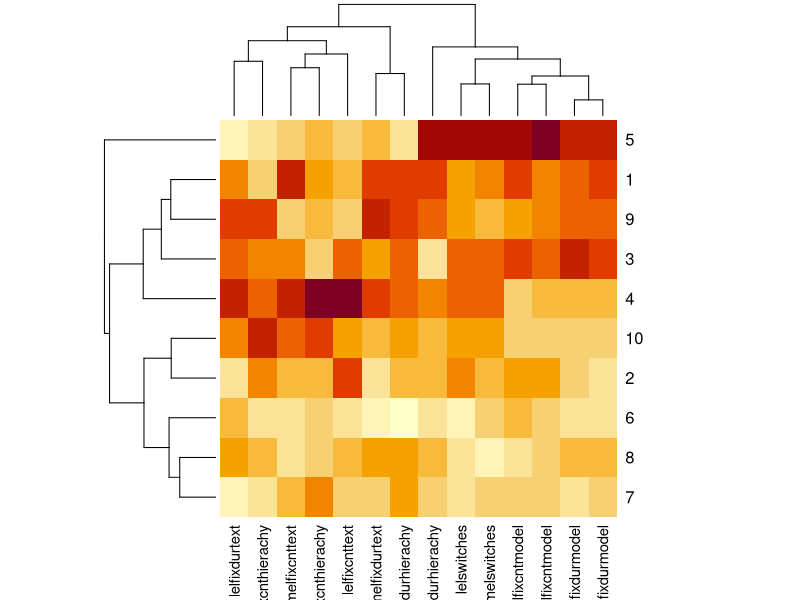
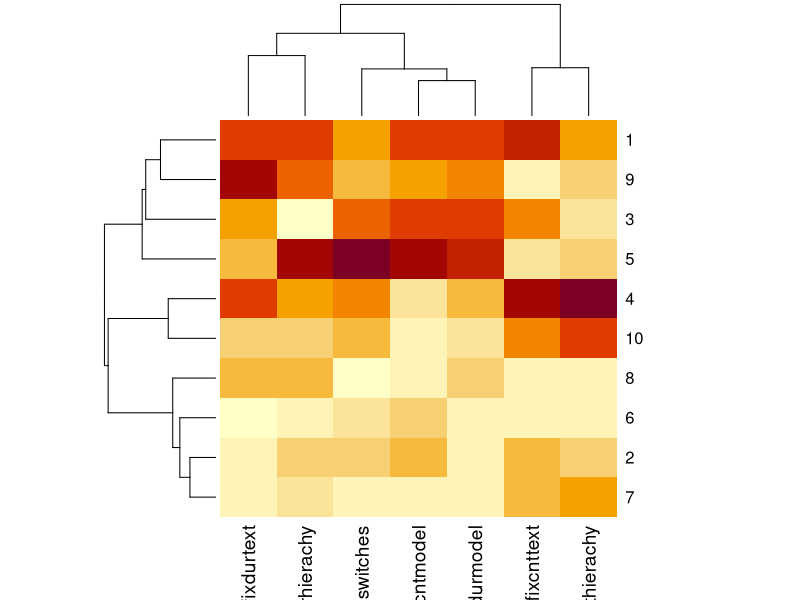
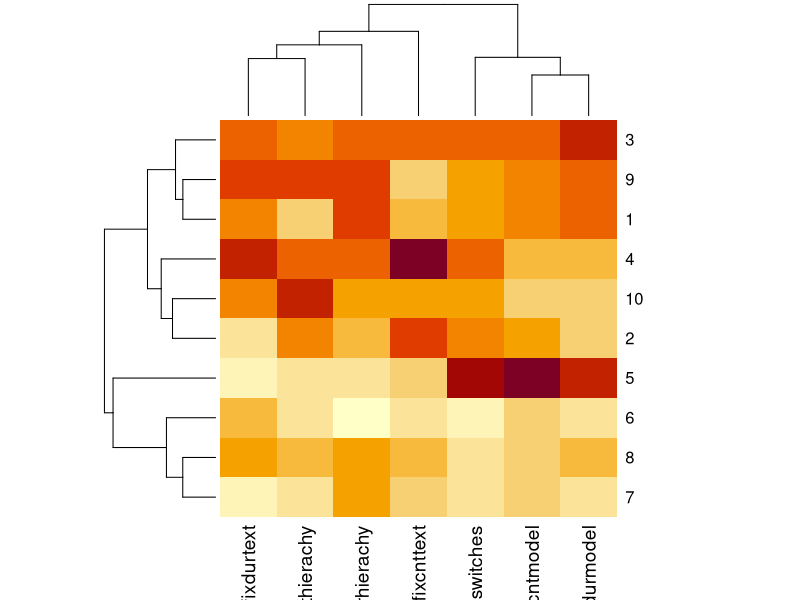
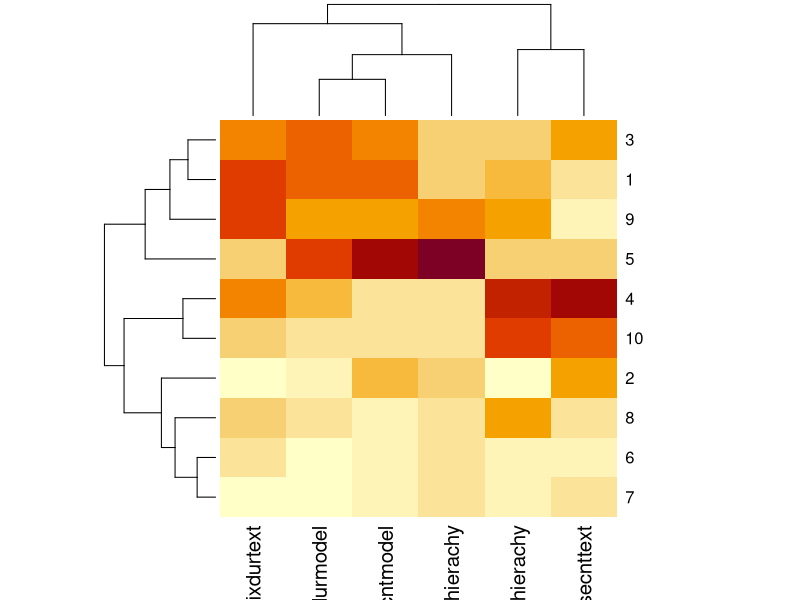
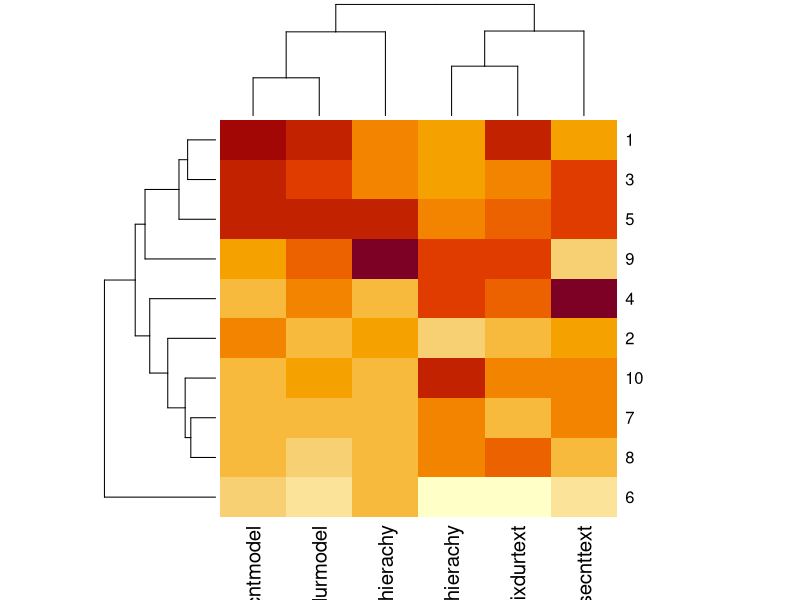
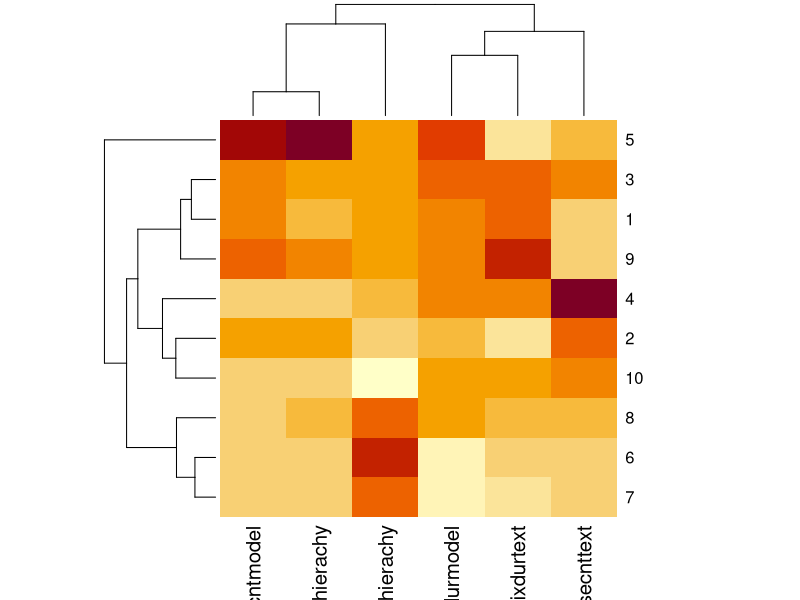
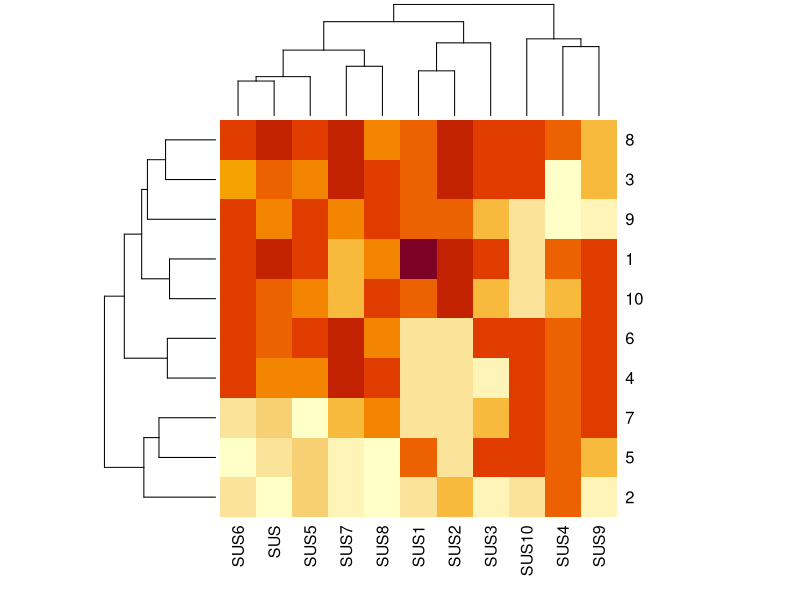
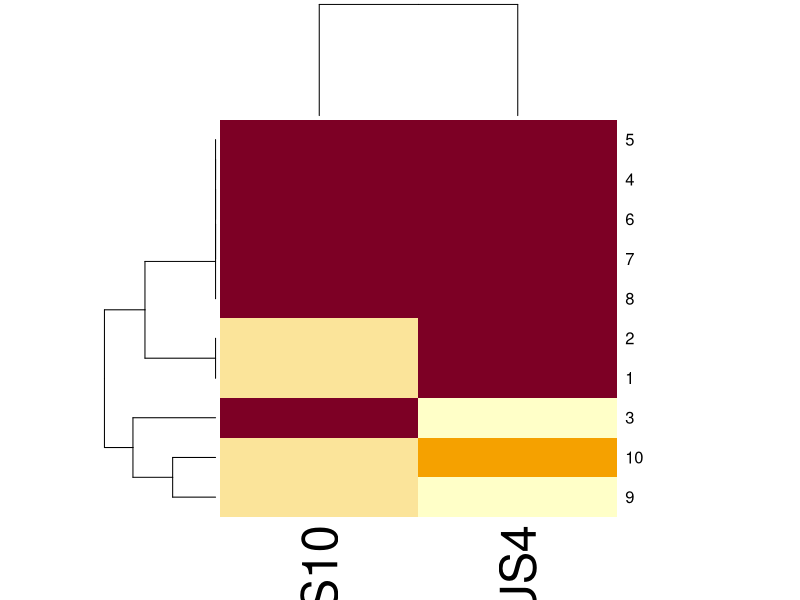

Write R code to recreate these figures, in order.
## ---- chunk 1
library(dplyr)
userdata <- read.csv("OSSStudy5.csv", header=T)
userdata
## ---- chunk 2
df <- scale(select(userdata, matches('melfix|lelfix|switches'), -matches('task')))
colnames(df)
hc <- hclust(dist(df))
groups <- cutree(hc,k =3)
groups <- cbind(userdata$ID, groups)
print(g1 <- groups[groups[,2] == 1,1])
print(g2 <- groups[groups[,2] == 2,1])
h <- heatmap(df, distfun = dist, hclustfun = hclust, scale="none")
## ---- chunk 3
df <- scale(select(userdata, matches('melfix|melswitches'), -matches('task')))
colnames(df)
hc <- hclust(dist(df))
groups <- cutree(hc,k =3)
groups <- cbind(userdata$ID, groups)
print(g1 <- groups[groups[,2] == 1,1])
print(g2 <- groups[groups[,2] == 2,1])
h <- heatmap(df, distfun = dist, hclustfun = hclust, scale="none")
## ---- chunk 4
df <- scale(select(userdata, matches('lelfix|lelswitches'), -matches('task')))
colnames(df)
hc <- hclust(dist(df))
groups <- cutree(hc,k =2)
groups <- cbind(userdata$ID, groups)
print(g1 <- groups[groups[,2] == 1,1])
print(g2 <- groups[groups[,2] == 2,1])
h <- heatmap(df, distfun = dist, hclustfun = hclust, scale="none")
## ---- chunk 5
df <- scale(select(userdata, matches('mfixdur|mousecnt'), -matches('mel|lel|task')))
colnames(df)
hc <- hclust(dist(df))
groups <- cutree(hc,k =2)
groups <- cbind(userdata$ID, groups)
print(g1 <- groups[groups[,2] == 1,1])
print(g2 <- groups[groups[,2] == 2,1])
h <- heatmap(df, distfun = dist, hclustfun = hclust, scale="none")
## ---- chunk 6
df <- scale(select(userdata, matches('melmouse'), -matches('task')))
colnames(df)
hc <- hclust(dist(df))
groups <- cutree(hc,k =3)
groups <- cbind(userdata$ID, groups)
print(g1 <- groups[groups[,2] == 1,1])
print(g2 <- groups[groups[,2] == 2,1])
h <- heatmap(df, distfun = dist, hclustfun = hclust, scale="none")
## ---- chunk 7
df <- scale(select(userdata, matches('lelmouse'), -matches('task')))
colnames(df)
hc <- hclust(dist(df))
groups <- cutree(hc,k =4)
groups <- cbind(userdata$ID, groups)
print(g1 <- groups[groups[,2] == 1,1])
print(g2 <- groups[groups[,2] == 2,1])
h <- heatmap(df, distfun = dist, hclustfun = hclust, scale="none")
## ---- chunk 8
df <- scale(select(userdata, SUS, num_range('SUS', 1:10)))
colnames(df)
hc <- hclust(dist(df))
groups <- cutree(hc,k =2)
groups <- cbind(userdata$ID, groups)
print(g1 <- groups[groups[,2] == 1,1])
print(g2 <- groups[groups[,2] == 2,1])
h <- heatmap(df, distfun = dist, hclustfun = hclust, scale="none")
## ---- chunk 9
df <- scale(select(userdata, SUS4, SUS10))
colnames(df)
hc <- hclust(dist(df))
groups <- cutree(hc,k =2)
groups <- cbind(userdata$ID, groups)
print(g1 <- groups[groups[,2] == 1,1])
print(g2 <- groups[groups[,2] == 2,1])
h <- heatmap(df, distfun = dist, hclustfun = hclust, scale="none")
## ---- chunk 10
df <- scale(select(userdata, num_range('SUS', 1:10), -SUS4, -SUS10))
colnames(df)
hc <- hclust(dist(df))
groups <- cutree(hc,k =2)
groups <- cbind(userdata$ID, groups)
print(g1 <- groups[groups[,2] == 1,1])
print(g2 <- groups[groups[,2] == 2,1])
h <- heatmap(df, distfun = dist, hclustfun = hclust, scale="none")
## ---- chunk 11
g1
g2

group1 <- userdata %>%
  filter (ID %in% g1)

group2 <- userdata %>%
  filter (ID %in% g2)

# Test for eye fixation count difference between two groups
boxplot(rowSums(select(group1, matches('melfixcnt|lelfixcnt'), -matches('task'))),
        rowSums(select(group2, matches('melfixcnt|lelfixcnt'), -matches('task'))))

t.test(rowSums(select(group1, matches('melfixcnt|lelfixcnt'), -matches('task'))),
        rowSums(select(group2, matches('melfixcnt|lelfixcnt'), -matches('task'))))

wilcox.test(rowSums(select(group1, matches('melfixcnt|lelfixcnt'), -matches('task'))),
        rowSums(select(group2, matches('melfixcnt|lelfixcnt'), -matches('task'))))


# Test for eye fixation duration difference between two groups

boxplot(rowSums(select(group1, matches('melfixdur|lelfixdur'), -matches('task'))),
        rowSums(select(group2, matches('melfixdur|lelfixdur'), -matches('task'))))

t.test(rowSums(select(group1, matches('melfixdur|lelfixdur'), -matches('task'))),
        rowSums(select(group2, matches('melfixdur|lelfixdur'), -matches('task'))))

wilcox.test(rowSums(select(group1, matches('melfixdur|lelfixdur'), -matches('task'))),
            rowSums(select(group2, matches('melfixdur|lelfixdur'), -matches('task'))))


# Test for SUS difference between two groups
boxplot(group1$SUS, group2$SUS, names = c("Group1", "Group 2"))
t.test(group1$SUS, group2$SUS)
wilcox.test(group1$SUS, group2$SUS)


# Test for mouse fixation count difference between two groups

boxplot(rowSums(select(group1, matches('mousecnt'), -matches('task'))),
        rowSums(select(group2, matches('mousecnt'), -matches('task'))))

t.test(rowSums(select(group1, matches('mousecnt'), -matches('task'))),
        rowSums(select(group2, matches('mousecnt'), -matches('task'))))

wilcox.test(rowSums(select(group1, matches('mousecnt'), -matches('task'))),
        rowSums(select(group2, matches('mousecnt'), -matches('task'))))


# Test for mouse fixation duration difference between two groups

boxplot(rowSums(select(group1, matches('mfixdur'), -matches('task'))),
        rowSums(select(group2, matches('mfixdur'), -matches('task'))))

t.test(rowSums(select(group1, matches('mfixdur'), -matches('task'))),
        rowSums(select(group2, matches('mfixdur'), -matches('task'))))

wilcox.test(rowSums(select(group1, matches('mfixdur'), -matches('task'))),
            rowSums(select(group2, matches('mfixdur'), -matches('task'))))



## ---- chunk 12
